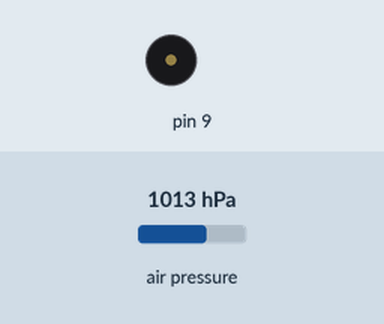
A sketch run on a simulated Arduino Uno, built with avr-gcc and run on an emulated ATmega328P. Parts: buzzer (waves = sounding). The test bench sets the inputs (shaded band); at power-on: air pressure 1013 hPa. What the sketch prints to the serial monitor is not drawn.

Above: at 0.2 s.
Timing chart, 0 to 1.7 s (numbered marks = the images above):
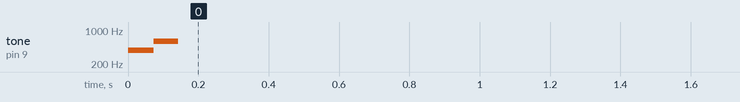

The sketch:

bmp280piezo.ino
```cpp
#include <toneAC.h> // by Tim Eckel
#include <Wire.h>
#include <Adafruit_BMP280.h> // by Adafruit
#include <LowPower.h> // by LowPowerLab

Adafruit_BMP280 bmp; // use I2C interface
Adafruit_Sensor *bmp_pressure = bmp.getPressureSensor();
/*
Hardware connections:

- (GND) to GND
+ (VDD) to 3.3V
SCL to A5
SDA to A4

D9 and D10 to the Piezo Buzzer ( see toneAC.h )

*/

float old_pressure = 0;

void setup() {
  Serial.begin(9600);
// play start sound
   toneAC(388, 4);
  delay(70);
  unsigned status;
  status = bmp.begin(0x76);
  Serial.println(status);
  if(!status)
  {
    toneAC(250, 10);
    delay(150);
    toneAC(0);
    delay(150);
    toneAC(250, 10);
    delay(150);
    toneAC(0);
    delay(150);
    toneAC(250, 10);
    delay(150);
    toneAC(0);
    delay(150);
  }

  /* Default settings from datasheet. */
  bmp.setSampling(Adafruit_BMP280::MODE_NORMAL,     /* Operating Mode. */
                  Adafruit_BMP280::SAMPLING_X2,     /* Temp. oversampling */
                  Adafruit_BMP280::SAMPLING_X16,    /* Pressure oversampling */
                  Adafruit_BMP280::FILTER_X16,      /* Filtering. */
                  Adafruit_BMP280::STANDBY_MS_63); /* Standby time. */

  sensors_event_t pressure_event;
  bmp_pressure->getEvent(&pressure_event);

  old_pressure = pressure_event.pressure;

  toneAC(590, 4);
  delay(70);
  toneAC(0);
}

void loop(){
  sensors_event_t pressure_event;
  bmp_pressure->getEvent(&pressure_event);

  float new_pressure = pressure_event.pressure;
  float rate = (new_pressure - old_pressure) * 1000.0;
  old_pressure = new_pressure;

  Serial.println((int)rate);

  if(rate<-8)
  {
  float pitch = 500.0 - (rate * 10.0);
  if(pitch > 2500)pitch = 2500.0;
  toneAC((unsigned int)pitch);
  LowPower.idle(SLEEP_120MS, ADC_OFF, TIMER2_OFF, TIMER1_ON, TIMER0_OFF, SPI_OFF,USART0_OFF, TWI_OFF);
//    delay(120);
  toneAC(0);
  LowPower.idle(SLEEP_120MS, ADC_OFF, TIMER2_OFF, TIMER1_ON, TIMER0_OFF, SPI_OFF,USART0_OFF, TWI_OFF);
//    delay(120);
  }
  else if(rate>30)
  {
    toneAC(300, 1);
    LowPower.idle(SLEEP_250MS, ADC_OFF, TIMER2_OFF, TIMER1_ON, TIMER0_OFF, SPI_OFF,USART0_OFF, TWI_OFF);
//    delay(250);
  }
  else
  {
    toneAC(0);
    LowPower.idle(SLEEP_250MS, ADC_OFF, TIMER2_OFF, TIMER1_ON, TIMER0_OFF, SPI_OFF,USART0_OFF, TWI_OFF);
    //delay(250);
  }
}
```
